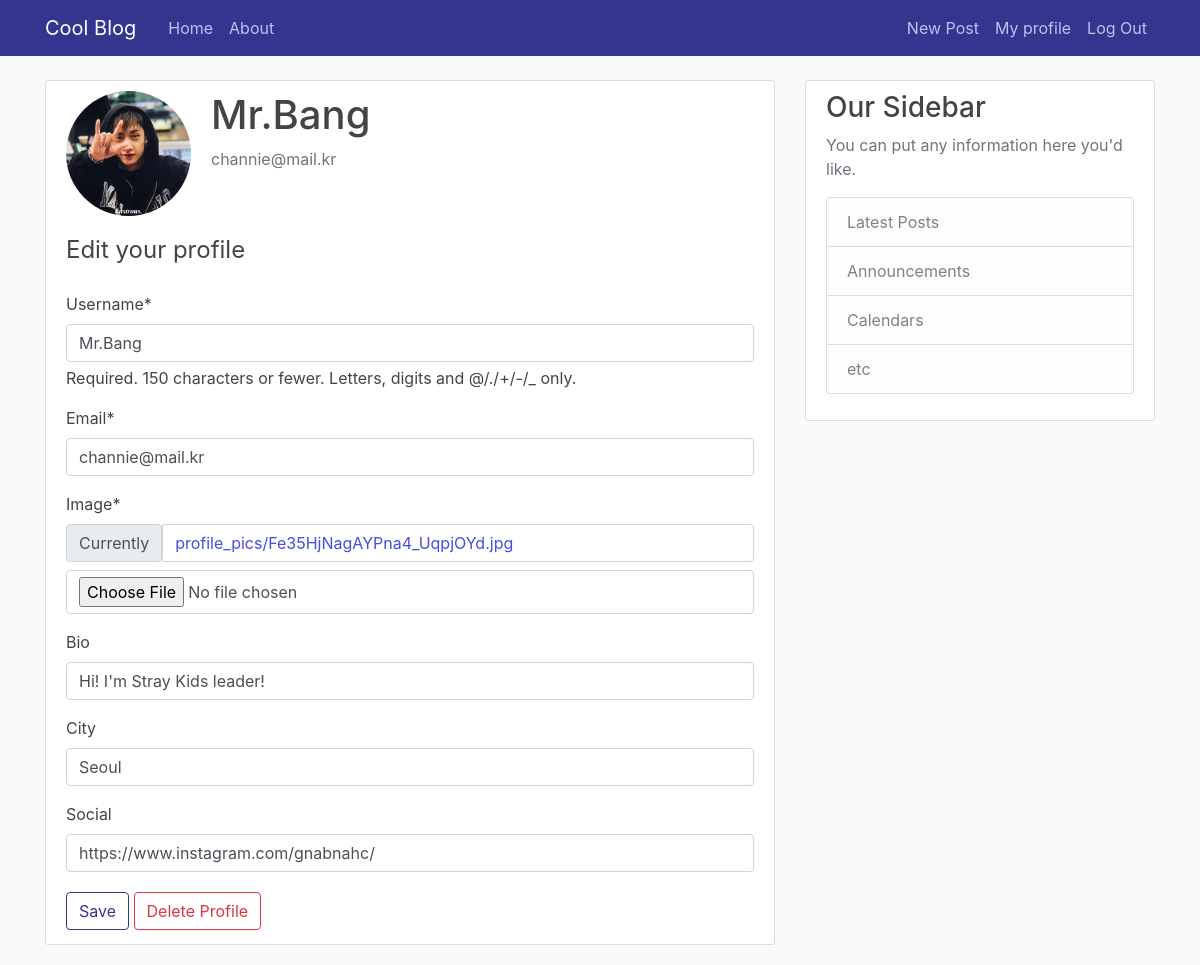
The page /profile/1/edit/ (signed in) on the database its author committed.
### users/models.py (models this page shows, shortened)
class Profile(models.Model):
    user = models.OneToOneField(User, on_delete=models.CASCADE)
    image = models.ImageField(default='default.jpg', upload_to='profile_pics')
    bio = models.CharField(null=True, blank=True, max_length=150)
    city = models.CharField(null=True, blank=True, max_length=20)
    social = models.CharField(null=True, blank=True, max_length=100)

### users/views.py (the view)
# urls.py: path('<int:pk>/edit/', profile_edit, name='profile-edit'),
@login_required()
def profile_edit(request, pk):
    if request.method == 'POST':
        u_form = UserUpdateForm(request.POST, instance=request.user)
        p_form = ProfileUpdateForm(request.POST, request.FILES,
                                   instance=request.user.profile)
        if u_form.is_valid() and p_form.is_valid():
            u_form.save()
            p_form.save()
            messages.success(request, 'Your profile has been updated')
            return redirect('profile', pk)
    else:
        u_form = UserUpdateForm(instance=request.user)
        p_form = ProfileUpdateForm(instance=request.user.profile)
    context = {
        'u_form': u_form,
        'p_form': p_form
    }
    return render(request, 'users/profile_edit.html', context)

### users/forms.py
class UserUpdateForm(forms.ModelForm):
    email = forms.EmailField(required=True)
    class Meta:
        model = User
        fields = ['username', 'email']

class ProfileUpdateForm(forms.ModelForm):
    class Meta:
        model = Profile
        fields = ['image', 'bio', 'city', 'social']

### users/templates/users/profile_edit.html (shortened to what this page needs)
{% extends "blog/base.html" %}
{% load crispy_forms_tags %}
{% block content %}
  <div class="content-section">
    <div class="media">
      <img class="rounded-circle account-img" src="{{ user.profile.image.url }}">
      <div class="media-body">
        <h2 class="account-heading">{{ user.username }}</h2>
        <p class="text-secondary">{{ user.email }}</p>
      </div>
    </div>
    <form method="POST" enctype="multipart/form-data">
        <fieldset class="'form-group">
          <legend class="'border-bottom mb-4">Edit your profile</legend>
          {{ u_form|crispy }}
          {{ p_form|crispy }}
        </fieldset>
        <div class="'form-group">
            <button class="btn btn-outline-info" type="'submit">Save</button>
            <a class="btn btn-outline-danger mt-1 mb-1" href="{% url 'profile-delete' user.id %}">Delete Profile</a>
        </div>
    </form>
  </div>
{% endblock content %}

### blog/static/blog/main.css (style rules this page uses)
body { background: #fafafa; color: #444444; margin-top: 5rem; }
h1, h2, h3, h4, h5, h6 { color: #444444; }
a { color: #494be3; }
button.btn.btn-outline-info { color: #33358f; border-color: #33358f; }
.content-section { background: #ffffff; padding: 10px 20px; border: 1px solid #dddddd; border-radius: 3px; margin-bottom: 20px; }
.account-img { height: 125px; width: 125px; margin-right: 20px; margin-bottom: 16px; }
.account-heading { font-size: 2.5rem; }

### rows shown on the page
Profile: bio "Hi! I'm Stray Kids leader!", city "Seoul", social "https://www.instagram.com/gnabnahc/"

### other values the page prints
{{ user.username }} "Mr.Bang"
{{ user.email }} "channie@mail.kr"
